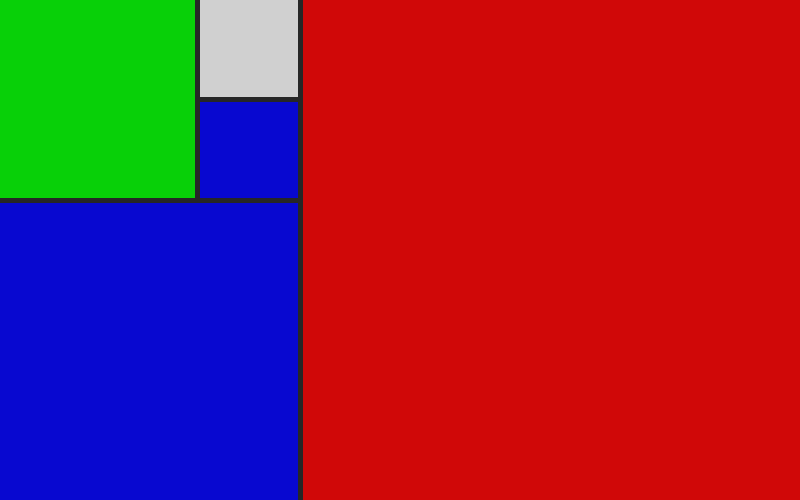
<?xml version="1.0" encoding="UTF-8"?>
<ui version="4.0">
 <class>ClockClass</class>
 <widget class="QMainWindow" name="ClockClass">
  <property name="enabled">
   <bool>true</bool>
  </property>
  <property name="geometry">
   <rect>
    <x>0</x>
    <y>0</y>
    <width>800</width>
    <height>500</height>
   </rect>
  </property>
  <property name="sizePolicy">
   <sizepolicy hsizetype="Expanding" vsizetype="Expanding">
    <horstretch>0</horstretch>
    <verstretch>0</verstretch>
   </sizepolicy>
  </property>
  <property name="minimumSize">
   <size>
    <width>800</width>
    <height>500</height>
   </size>
  </property>
  <property name="maximumSize">
   <size>
    <width>800</width>
    <height>500</height>
   </size>
  </property>
  <property name="cursor">
   <cursorShape>ArrowCursor</cursorShape>
  </property>
  <property name="mouseTracking">
   <bool>false</bool>
  </property>
  <property name="focusPolicy">
   <enum>Qt::TabFocus</enum>
  </property>
  <property name="windowTitle">
   <string>Clock</string>
  </property>
  <property name="layoutDirection">
   <enum>Qt::LeftToRight</enum>
  </property>
  <property name="styleSheet">
   <string notr="true">background-color: rgba(0, 0, 0, 120);</string>
  </property>
  <widget class="QWidget" name="centralWidget">
   <property name="focusPolicy">
    <enum>Qt::StrongFocus</enum>
   </property>
   <layout class="QHBoxLayout" name="horizontalLayout_2" stretch="3,5">
    <property name="spacing">
     <number>5</number>
    </property>
    <property name="leftMargin">
     <number>0</number>
    </property>
    <property name="topMargin">
     <number>0</number>
    </property>
    <property name="rightMargin">
     <number>0</number>
    </property>
    <property name="bottomMargin">
     <number>0</number>
    </property>
    <item>
     <layout class="QVBoxLayout" name="verticalLayout_2" stretch="2,3">
      <property name="spacing">
       <number>5</number>
      </property>
      <item>
       <layout class="QHBoxLayout" name="horizontalLayout" stretch="2,1">
        <property name="spacing">
         <number>5</number>
        </property>
        <item>
         <widget class="QPushButton" name="bar_3">
          <property name="sizePolicy">
           <sizepolicy hsizetype="Minimum" vsizetype="Minimum">
            <horstretch>0</horstretch>
            <verstretch>0</verstretch>
           </sizepolicy>
          </property>
          <property name="styleSheet">
           <string notr="true">background-color: rgba(0, 255, 0, 200);
border:none;</string>
          </property>
          <property name="text">
           <string/>
          </property>
         </widget>
        </item>
        <item>
         <layout class="QVBoxLayout" name="verticalLayout">
          <property name="spacing">
           <number>5</number>
          </property>
          <item>
           <widget class="QPushButton" name="bar_1">
            <property name="sizePolicy">
             <sizepolicy hsizetype="Minimum" vsizetype="Minimum">
              <horstretch>0</horstretch>
              <verstretch>0</verstretch>
             </sizepolicy>
            </property>
            <property name="focusPolicy">
             <enum>Qt::WheelFocus</enum>
            </property>
            <property name="styleSheet">
             <string notr="true">background-color: rgba(255, 255, 255, 200);
border:none;</string>
            </property>
            <property name="text">
             <string/>
            </property>
           </widget>
          </item>
          <item>
           <widget class="QPushButton" name="bar_2">
            <property name="sizePolicy">
             <sizepolicy hsizetype="Minimum" vsizetype="Minimum">
              <horstretch>0</horstretch>
              <verstretch>0</verstretch>
             </sizepolicy>
            </property>
            <property name="styleSheet">
             <string notr="true">background-color: rgba(0, 0, 255, 200);
border:none;</string>
            </property>
            <property name="text">
             <string/>
            </property>
           </widget>
          </item>
         </layout>
        </item>
       </layout>
      </item>
      <item>
       <widget class="QPushButton" name="bar_4">
        <property name="sizePolicy">
         <sizepolicy hsizetype="Minimum" vsizetype="Minimum">
          <horstretch>0</horstretch>
          <verstretch>0</verstretch>
         </sizepolicy>
        </property>
        <property name="styleSheet">
         <string notr="true">background-color: rgba(0, 0, 255, 200);
border:none;</string>
        </property>
        <property name="text">
         <string/>
        </property>
       </widget>
      </item>
     </layout>
    </item>
    <item>
     <widget class="QPushButton" name="bar_5">
      <property name="sizePolicy">
       <sizepolicy hsizetype="Minimum" vsizetype="Minimum">
        <horstretch>0</horstretch>
        <verstretch>0</verstretch>
       </sizepolicy>
      </property>
      <property name="styleSheet">
       <string notr="true">background-color: rgba(255, 0, 0, 200);
border:none;
</string>
      </property>
      <property name="text">
       <string/>
      </property>
      <property name="checkable">
       <bool>false</bool>
      </property>
     </widget>
    </item>
   </layout>
  </widget>
 </widget>
 <layoutdefault spacing="6" margin="11"/>
 <resources>
  <include location="Clock.qrc"/>
 </resources>
 <connections/>
</ui>
